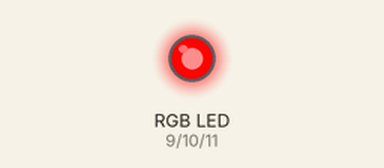
Simulated run of this sketch. Board: Arduino Uno, built with avr-gcc and run on an emulated ATmega328P. Parts: an RGB LED mixed from three pins (HIGH = lit). Dim RGB values are drawn brighter than linear.

Above: at 0.05 s.
At 0.9 s:
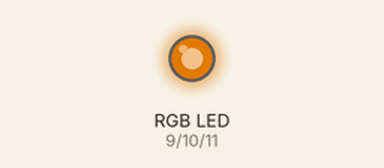
At 1.8 s:
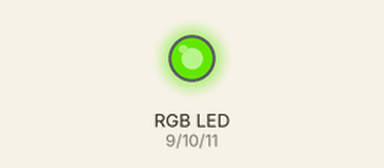
At 3.6 s:
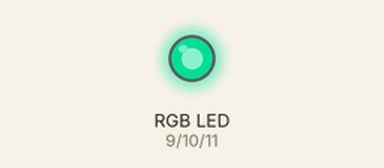
At 5.4 s:
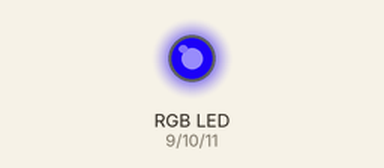
At 7.2 s:
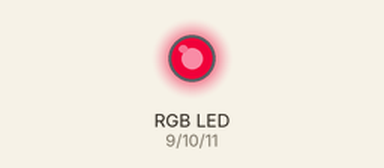
Timing chart, 0 to 10.0 s (numbered marks = the images above):
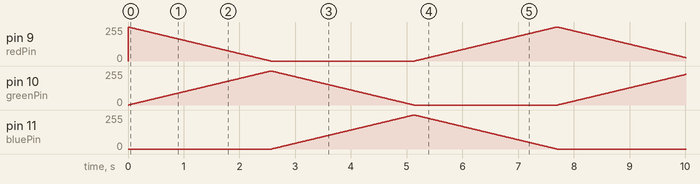

The sketch:

RainbowRgbExercise.ino
```cpp
const int redPin = 9;
const int greenPin = 10;
const int bluePin = 11;

void setup() {
  pinMode(redPin, OUTPUT);
  pinMode(greenPin, OUTPUT);
  pinMode(bluePin, OUTPUT);
}

void loop() {
  int delayTime = 10;

  for (int i = 0; i <= 255; i++){
    analogWrite(redPin, 255 - i);
    analogWrite(greenPin, i);
    analogWrite(bluePin, 0);
    delay(delayTime);
  }

  for (int i = 0; i <= 255; i++) {
      analogWrite(redPin, 0);
      analogWrite(greenPin, 255 - i);
      analogWrite(bluePin, i);
      delay(delayTime);
    }

  for (int i = 0; i <= 255; i++) {
    analogWrite(redPin, i);
    analogWrite(greenPin, 0);
    analogWrite(bluePin, 255 - i);
    delay(delayTime);
  }
}
```
